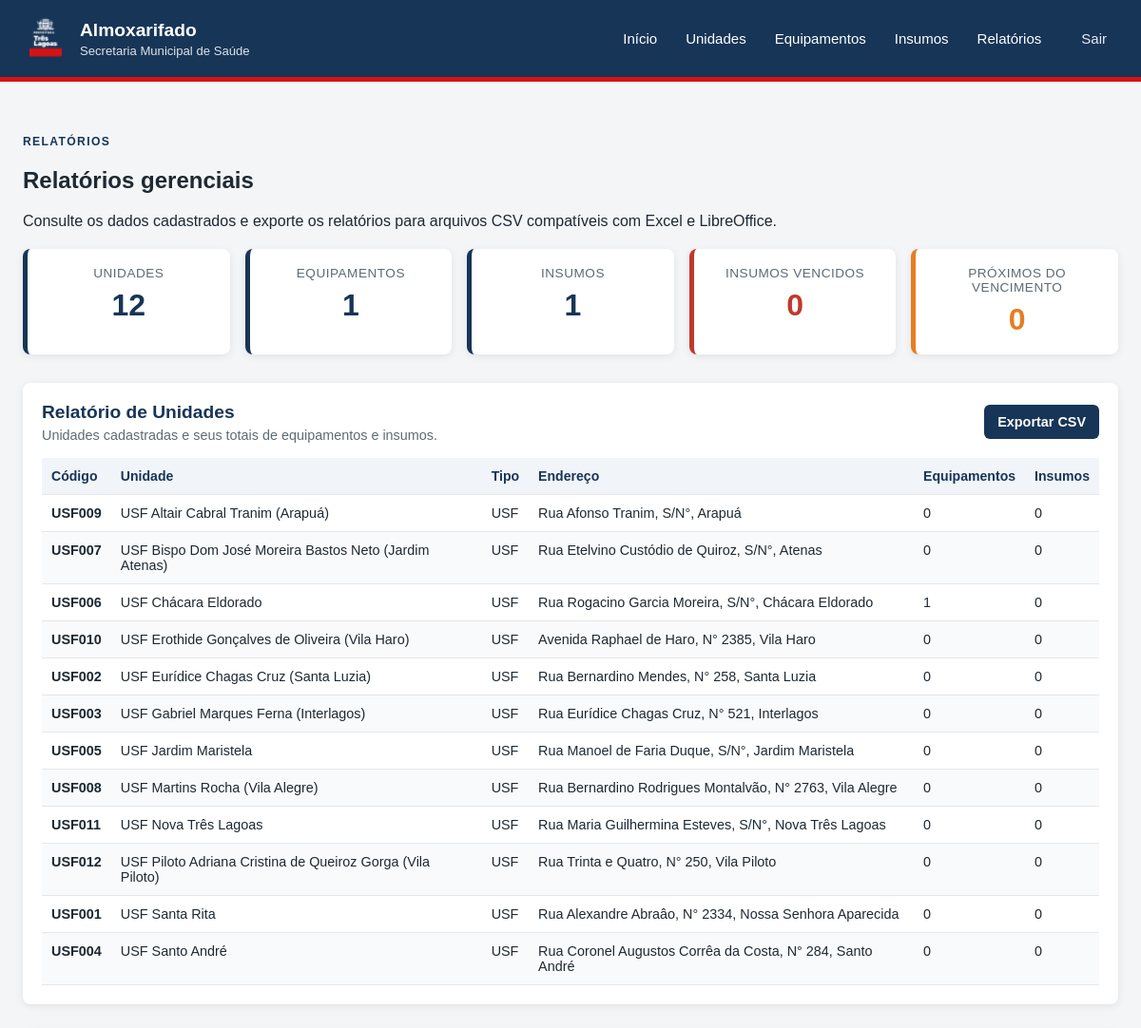
The page /relatorios (signed in, upper part) on the database as committed earlier.
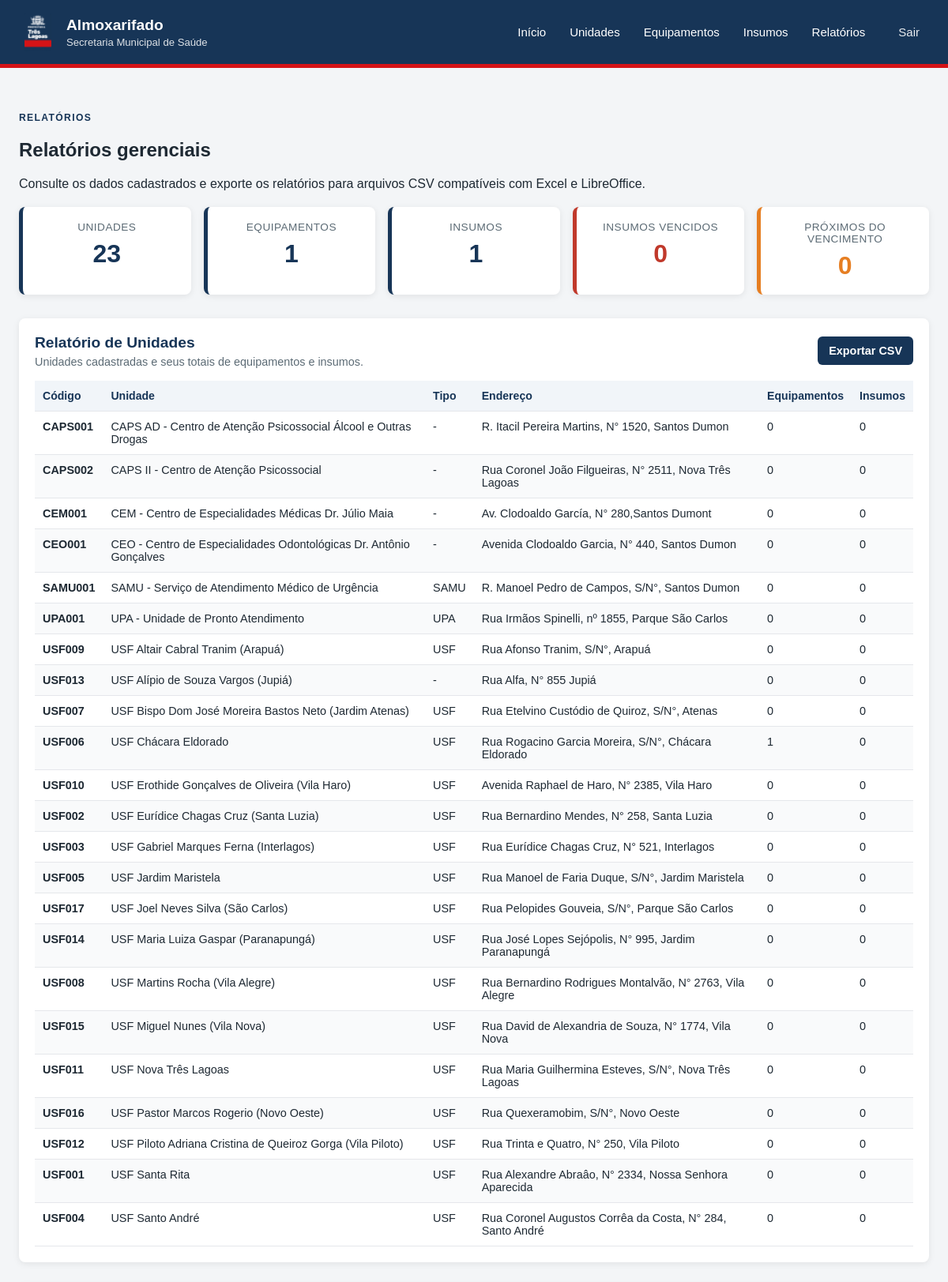
The same page on the database as committed later.
### tables this page shows
CREATE TABLE unidades (
    id_unidade INTEGER PRIMARY KEY AUTOINCREMENT,
    codigo TEXT NOT NULL UNIQUE,
    nome TEXT NOT NULL,
    tipo TEXT,
    endereco TEXT,
    ativo BOOLEAN DEFAULT 1
, grupo_rede TEXT, tipo_unidade TEXT);

### app.py (the view)
@app.route("/relatorios")
@login_required
def relatorios():
    with get_db_connection() as conn:
        relatorio_unidades = conn.execute(
            """
            SELECT
                u.id_unidade,
                u.codigo,
                u.nome,
                u.tipo,
                u.endereco,
                COUNT(DISTINCT e.id_equipamento) AS total_equipamentos,
                COUNT(DISTINCT i.id_insumo) AS total_insumos
            FROM unidades u
            LEFT JOIN equipamentos e
                ON e.id_unidade = u.id_unidade
            LEFT JOIN insumos i
                ON i.id_unidade = u.id_unidade
            GROUP BY
                u.id_unidade,
                u.codigo,
                u.nome,
                u.tipo,
                u.endereco
            ORDER BY u.nome
            """
        ).fetchall()
        relatorio_equipamentos = conn.execute(
            """
            SELECT
                e.id_equipamento,
                u.codigo AS codigo_unidade,
                u.nome AS nome_unidade,
                e.patrimonio,
                e.nome,
                e.modelo,
                e.marca,
                e.numero_serie,
                e.data_entrada,
                e.situacao,
                e.observacao
            FROM equipamentos e
            JOIN unidades u
                ON e.id_unidade = u.id_unidade
            ORDER BY
                u.nome,
                e.nome,
                e.patrimonio
            """
        ).fetchall()
        relatorio_insumos = conn.execute(
            """
            SELECT
                i.id_insumo,
                COALESCE(u.codigo, 'ALMOXARIFADO') AS codigo_unidade,
                COALESCE(u.nome, 'Almoxarifado Central') AS nome_unidade,
                i.modelo,
                i.marca,
                i.numero_serie,
                i.quantidade,
                i.data_entrega,
                i.data_fabricacao,
                i.vencimento,
                i.localizacao,
                i.observacao,
                CASE
                    WHEN i.vencimento IS NULL OR i.vencimento = ''
                        THEN 'Sem data de vencimento'
                    WHEN date(i.vencimento) < date('now')
                        THEN 'Vencido'
                    WHEN date(i.vencimento) <= date('now', '+30 days')
                        THEN 'Próximo do vencimento'
                    ELSE 'Válido'
                END AS status_vencimento
            FROM insumos i
            LEFT JOIN unidades u
                ON i.id_unidade = u.id_unidade
            ORDER BY
                CASE
                    WHEN i.vencimento IS NULL OR i.vencimento = ''
                        THEN 2
                    ELSE 1
                END,
                date(i.vencimento),
                i.modelo,
                i.marca
            """
        ).fetchall()
        resumo = conn.execute(
            """
            SELECT
                (SELECT COUNT(*) FROM unidades) AS total_unidades,
                (SELECT COUNT(*) FROM equipamentos) AS total_equipamentos,
                (SELECT COUNT(*) FROM insumos) AS total_insumos,
                (
                    SELECT COUNT(*)
                    FROM insumos
                    WHERE vencimento IS NOT NULL
                    AND vencimento <> ''
                    AND date(vencimento) < date('now')
                ) AS total_vencidos,
                (
                    SELECT COUNT(*)
                    FROM insumos
                    WHERE vencimento IS NOT NULL
                    AND vencimento <> ''
                    AND date(vencimento) >= date('now')
                    AND date(vencimento) <= date('now', '+30 days')
                ) AS total_proximos_vencimento
            """
        ).fetchone()
    return render_template(
        "relatorios.html",
        resumo=resumo,
        relatorio_unidades=relatorio_unidades,
        relatorio_equipamentos=relatorio_equipamentos,
        relatorio_insumos=relatorio_insumos,
    )

### app.py (called while the page is built)
def login_required(f):
    @wraps(f)
    def decorated_function(*args, **kwargs):
        if not session.get("logged_in"):
            flash("Você precisa fazer login para acessar esta página.", "erro")
            return redirect(url_for("login", next=request.url))
        return f(*args, **kwargs)
    return decorated_function

def get_db_connection():
    conn = sqlite3.connect(DATABASE)
    conn.row_factory = sqlite3.Row
    conn.execute("PRAGMA foreign_keys = ON")
    return conn

### templates/relatorios.html (shortened to what this page needs)
{% extends "base.html" %}
{% block content %}
<section class="cabecalho-pagina">
    <div>
        <p class="texto-superior texto-superior--azul">RELATÓRIOS</p>
        <h2>Relatórios gerenciais</h2>
        <p>
            Consulte os dados cadastrados e exporte os relatórios
            para arquivos CSV compatíveis com Excel e LibreOffice.
        </p>
    </div>
</section>
<section class="cards-resumo">
    <article class="card-resumo">
        <span class="rotulo">Unidades</span>
        <strong>{{ resumo["total_unidades"] }}</strong>
    </article>
    <article class="card-resumo">
        <span class="rotulo">Equipamentos</span>
        <strong>{{ resumo["total_equipamentos"] }}</strong>
    </article>
    <article class="card-resumo">
        <span class="rotulo">Insumos</span>
        <strong>{{ resumo["total_insumos"] }}</strong>
    </article>
    <article class="card-resumo alerta">
        <span class="rotulo">Insumos vencidos</span>
        <strong>{{ resumo["total_vencidos"] }}</strong>
    </article>
    <article class="card-resumo aviso">
        <span class="rotulo">Próximos do vencimento</span>
        <strong>{{ resumo["total_proximos_vencimento"] }}</strong>
    </article>
</section>
<section class="painel-relatorio">
    <div class="cabecalho-relatorio">
        <div>
            <h3>Relatório de Unidades</h3>
            <p>Unidades cadastradas e seus totais de equipamentos e insumos.</p>
        </div>
        <a
            class="botao botao--secundario"
            href="{{ url_for('relatorio_unidades_csv') }}"
        >
            Exportar CSV
        </a>
    </div>
    <div class="tabela-responsiva">
        <table>
            <thead>
                <tr>
                    <th>Código</th>
                    <th>Unidade</th>
                    <th>Tipo</th>
                    <th>Endereço</th>
                    <th>Equipamentos</th>
                    <th>Insumos</th>
                </tr>
            </thead>
            <tbody>
                {% for unidade in relatorio_unidades %}
                <tr>
                    <td><strong>{{ unidade["codigo"] }}</strong></td>
                    <td>{{ unidade["nome"] }}</td>
                    <td>{{ unidade["tipo"] or "-" }}</td>
                    <td>{{ unidade["endereco"] or "-" }}</td>
                    <td>{{ unidade["total_equipamentos"] }}</td>
                    <td>{{ unidade["total_insumos"] }}</td>
                </tr>
                {% else %}
                <tr>
                    <td colspan="6" class="sem-registros">
                        Nenhuma unidade cadastrada.
                    </td>
                </tr>
                {% endfor %}
            </tbody>
        </table>
    </div>
</section>
{% endblock %}

### templates/base.html (shortened to what this page needs)
<!DOCTYPE html>
<html lang="pt-BR">
<head>
    <link rel="stylesheet" href="{{ url_for('static', filename='style.css') }}">
</head>
<body>
    <header class="topo">
    <div class="marca">
        <img src="{{ url_for('static', filename='logo.png') }}" alt="Logo" class="marca__logo">
        <div>
            <h1>Almoxarifado</h1>
            <p>Secretaria Municipal de Saúde</p>
        </div>
    </div>
    <nav class="menu" aria-label="Menu principal">
        <a href="{{ url_for('index') }}">Início</a>
        <a href="{{ url_for('unidades') }}">Unidades</a>
        <a href="{{ url_for('equipamentos') }}">Equipamentos</a>
        <a href="{{ url_for('insumos') }}">Insumos</a>
        <a href="{{ url_for('relatorios') }}">Relatórios</a>
        <a href="{{ url_for('logout') }}" style="margin-left: 12px; opacity: 0.9;"> Sair </a>
    </nav>
</header>
<main class="conteudo">
    {% block content %}{% endblock %}
</main>
</body>
</html>

### static/style.css (style rules this page uses)
:root { --azul-institucional: #173557; --azul-escuro: #0f2945; --vermelho-institucional: #d51317; --branco: #ffffff; --fundo: #f3f5f7; --texto: #1e2933; --texto-suave: #5c6b75; --borda: #d8e0e6; --azul-suave: #eaf0f5; }
* { box-sizing: border-box; }
body { margin: 0; background: var(--fundo); color: var(--texto); font-family: Arial, Helvetica, sans-serif; }
.topo { align-items: center; display: flex; gap: 24px; justify-content: space-between; min-height: 86px; padding: 16px max(24px, calc((100% - 1180px) / 2)); background: var(--azul-institucional); border-bottom: 5px solid var(--vermelho-institucional); color: var(--branco); }
.conteudo { width: min(1180px, calc(100% - 48px)); min-height: calc(100vh - 161px); margin: 0 auto; padding: 44px 0; }
.marca { align-items: center; display: flex; gap: 12px; }
.marca__logo { width: 48px; height: 48px; object-fit: contain; }
.marca h1, .marca p { margin: 0; }
.marca h1 { font-size: 1.2rem; }
.marca p { margin-top: 3px; font-size: 0.82rem; opacity: 0.86; }
.menu { display: flex; flex-wrap: wrap; gap: 6px; }
.menu a { padding: 9px 12px; border-radius: 6px; color: var(--branco); font-size: 0.94rem; text-decoration: none; }
.texto-superior { color: var(--branco); font-size: 0.76rem; font-weight: bold; letter-spacing: 0.11em; }
.texto-superior--azul { color: var(--azul-institucional); }
.tabela-responsiva { max-width: 100%; overflow-x: auto; }
table { width: 100%; min-width: 760px; border-collapse: collapse; }
th, td { padding: 11px 10px; border-bottom: 1px solid #e5e7eb; text-align: left; vertical-align: top; }
th { background: #f1f5f9; color: var(--azul-institucional); font-size: 0.88rem; font-weight: 700; }
td { font-size: 0.9rem; }
tbody tr:nth-child(even) { background: #f9fafb; }
.botao { display: inline-block; padding: 10px 14px; border-radius: 6px; font-size: 0.9rem; font-weight: 600; text-decoration: none; }
.botao--primario, .botao-secundario, .botao--secundario { border: none; background: var(--azul-institucional); color: var(--branco); cursor: pointer; transition: background 0.2s ease, transform 0.1s ease; }
.cards-resumo { display: grid; grid-template-columns: repeat(auto-fit, minmax(160px, 1fr)); gap: 16px; margin: 20px 0 30px; }
.card-resumo { padding: 18px; background: var(--branco); border-left: 5px solid var(--azul-institucional); border-radius: 8px; box-shadow: 0 2px 8px rgba(0, 0, 0, 0.08); text-align: center; }
.card-resumo .rotulo { display: block; margin-bottom: 8px; color: var(--texto-suave); font-size: 0.85rem; letter-spacing: 0.5px; text-transform: uppercase; }
.card-resumo strong { display: block; color: var(--azul-institucional); font-size: 2rem; }
.card-resumo.alerta { border-left-color: #c0392b; }
.card-resumo.alerta strong { color: #c0392b; }
.card-resumo.aviso { border-left-color: #e67e22; }
.card-resumo.aviso strong { color: #e67e22; }
.painel-relatorio { margin-bottom: 28px; padding: 20px; background: var(--branco); border-radius: 8px; box-shadow: 0 2px 8px rgba(0, 0, 0, 0.08); }
.cabecalho-relatorio { align-items: center; display: flex; gap: 16px; justify-content: space-between; margin-bottom: 16px; }
.cabecalho-relatorio h3 { margin: 0 0 5px; color: var(--azul-institucional); font-size: 1.2rem; }
.cabecalho-relatorio p { margin: 0; color: var(--texto-suave); font-size: 0.9rem; }

Rows that differ between the two databases and show on the page:
added unidades: codigo "CAPS001", nome "CAPS AD - Centro de Atenção Psicossocial Álcool e Outras Drogas", unidade "-", endereco "R. Itacil Pereira Martins, N° 1520, Santos Dumon", total_equipamentos "0", total_insumos "0"
added unidades: codigo "CAPS002", nome "CAPS II - Centro de Atenção Psicossocial", unidade "-", endereco "Rua Coronel João Filgueiras, N° 2511, Nova Três Lagoas", total_equipamentos "0", total_insumos "0"
added unidades: codigo "CEM001", nome "CEM - Centro de Especialidades Médicas Dr. Júlio Maia", tipo "-", endereco "Av. Clodoaldo García, N° 280,Santos Dumont", total_equipamentos "0", total_insumos "0"
added unidades: codigo "CEO001", nome "CEO - Centro de Especialidades Odontológicas Dr. Antônio Gonçalves", unidade "-", endereco "Avenida Clodoaldo Garcia, N° 440, Santos Dumon", total_equipamentos "0", total_insumos "0"
added unidades: codigo "SAMU001", nome "SAMU - Serviço de Atendimento Médico de Urgência", tipo "SAMU", endereco "R. Manoel Pedro de Campos, S/N°, Santos Dumon", total_equipamentos "0", total_insumos "0"
added unidades: codigo "UPA001", nome "UPA - Unidade de Pronto Atendimento", tipo "UPA", endereco "Rua Irmãos Spinelli, nº 1855, Parque São Carlos", total_equipamentos "0", total_insumos "0"
added unidades: codigo "USF013", nome "USF Alípio de Souza Vargos (Jupiá)", tipo "-", endereco "Rua Alfa, N° 855 Jupiá", total_equipamentos "0", total_insumos "0"
added unidades: codigo "USF017", nome "USF Joel Neves Silva (São Carlos)", tipo "USF", endereco "Rua Pelopides Gouveia, S/N°, Parque São Carlos", total_equipamentos "0", total_insumos "0"
added unidades: codigo "USF014", nome "USF Maria Luiza Gaspar (Paranapungá)", tipo "USF", endereco "Rua José Lopes Sejópolis, N° 995, Jardim Paranapungá", total_equipamentos "0", total_insumos "0"
added unidades: codigo "USF015", nome "USF Miguel Nunes (Vila Nova)", tipo "USF", endereco "Rua David de Alexandria de Souza, N° 1774, Vila Nova", total_equipamentos "0", total_insumos "0"
added unidades: codigo "USF016", nome "USF Pastor Marcos Rogerio (Novo Oeste)", tipo "USF", endereco "Rua Quexeramobim, S/N°, Novo Oeste", total_equipamentos "0", total_insumos "0"
Other text that changed with them:
{{ resumo["total_unidades"] }}: "12" → "23"
